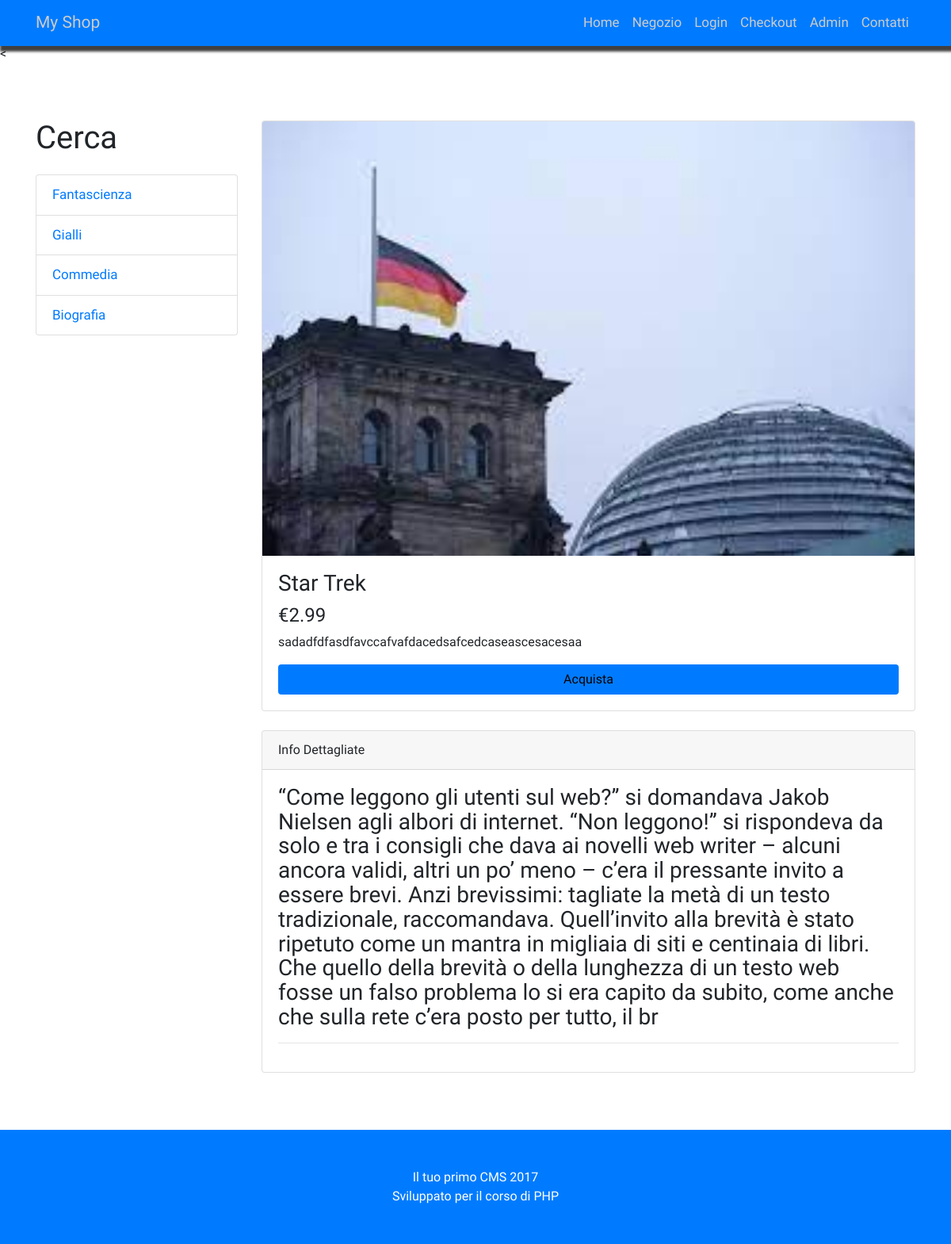
The app's page /prodotto.php?id=1 with its own data.
### tables this page shows
CREATE TABLE `categorie` (
  `id_cat` int(11) NOT NULL,
  `nome_cat` varchar(255) NOT NULL
);

CREATE TABLE `prodotti` (
  `id_prodotto` int(11) NOT NULL,
  `nome_prodotto` varchar(255) NOT NULL,
  `descr_prodotto` varchar(255) NOT NULL,
  `prezzo` float NOT NULL,
  `cat_prodotto` int(11) NOT NULL,
  `immagine` text NOT NULL,
  `info_dettagliate` varchar(600) NOT NULL,
  `quantita_pdt` int(11) NOT NULL
);

### public/prodotto.php (the view, shortened to what this page needs)
<?php include(FRONT_END.'header.php'); ?>
    <div class="container my-5">
      <div class="row">
      <?php include(FRONT_END.'sidebar.php'); ?>
      <?php
        $pdtSingolo= query("SELECT * FROM prodotti WHERE id_prodotto = {$_GET['id']}");
        while($row = fetch_array($pdtSingolo)):
      ?>
        <div class="col-lg-9">
          <div class="card mt-4">
            <img class="card-img-top img-fluid" src="../risorse/<?php echo $row['immagine'];?>" alt="">
            <div class="card-body">
              <h3 class="card-title"><?php echo $row['nome_prodotto'];?></h3>
              <h4>€<?php echo $row['prezzo'];?></h4>
              <p class="card-text"><?php echo $row['descr_prodotto'];?></p>
              <button type="button" class="btn bg-primary btn-small btn-block">Acquista</button>
            </div>
          </div>
          <div class="card card-outline-secondary my-4">
            <div class="card-header">
              Info Dettagliate
            </div>
            <div class="card-body">
              <h3 class="card-text"><?php echo $row['info_dettagliate'];?></h3>
              <hr>
            </div>
          </div>
        </div>
      <?php endwhile ?>
      </div>
    </div>
    <?php include(FRONT_END."footer.php"); ?>

### risorse/funzioni.php (shortened to what this page needs)
<?php
    function query($sql){
        global $connessione;
        return mysqli_query($connessione,$sql);
    }
    function fetch_array($risultato){
        return mysqli_fetch_array($risultato);
    }
    function mostraCategorie(){
        $ricercaCategorie= query('SELECT * FROM categorie');
        while($row = fetch_array($ricercaCategorie)){
        $categorie= <<< STRINGA_CAT
            <a href='categorie.php?id={$row['id_cat']}' class='list-group-item'>{$row['nome_cat']}</a>
        STRINGA_CAT;
        echo $categorie;
        }
    }

### public/css/custom.css (style rules this page uses)
body { padding-top: 54px; font-family: Ubuntu, sans-serif; }
h1,h2,h3,h4,h5,h6 { font-family: Prompt, sans-serif; }
a { font-size: 17px }
@media (min-width: 992px) { body { padding-top: 56px; } }

### records on screen
categorie: nome_cat "Fantascienza"
categorie: nome_cat "Gialli"
categorie: nome_cat "Commedia"
categorie: nome_cat "Biografia"
prodotti: immagine (picture), nome_prodotto "Star Trek", prezzo "2.99", descr_prodotto "sadadfdfasdfavccafvafdacedsafcedcaseascesacesaa", info_dettagliate "“Come leggono gli utenti sul web?” si domandava Jakob Nielsen agli albori di internet. “Non leggono!” si rispondeva da solo e tra i consigli che dava ai novelli web writer – alcuni ancora validi, altri un po’ meno – c’era il pressante invito a essere brevi. Anzi brevissimi: tagliate la metà di un testo tradizionale, raccomandava. Quell’invito alla brevità è stato ripetuto come un mantra in migliaia di siti e centinaia di libri. Che quello della brevità o della lunghezza di un testo web fosse un falso problema lo si era capito da subito, come anche che sulla rete c’era posto per tutto, il br"
